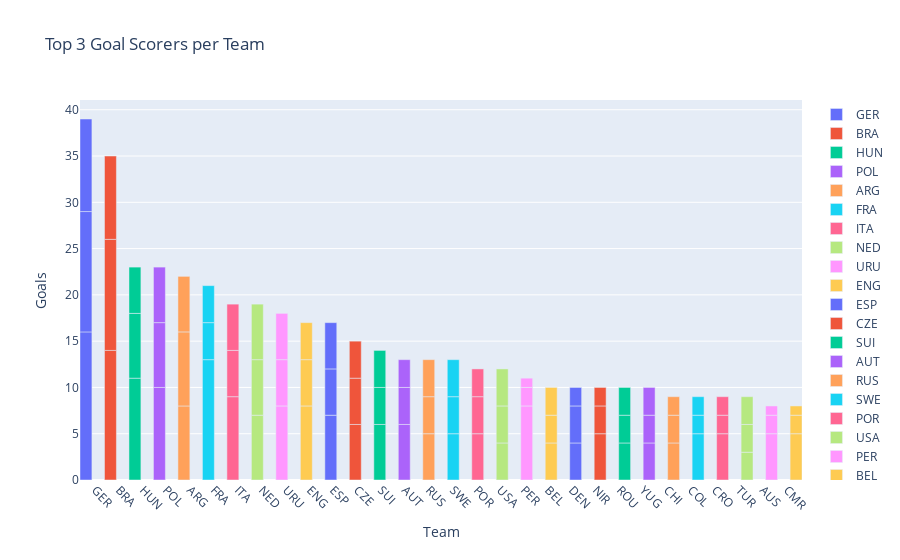

This figure's notebook cell:
### Code cell
player_goals = df_players.groupby(['Team Initials', 'Player Name'])['Goals'].sum().reset_index()

# Selecting the top three goal scorers for each team
top_scorers = player_goals.groupby('Team Initials').apply(lambda x: x.nlargest(3, 'Goals')).reset_index(drop=True)

# Grouping the top scorers by team and aggregating the goals
team_scorers = top_scorers.groupby('Team Initials').apply(
    lambda x: {'Player Name': x['Player Name'].tolist(), 'Goals': x['Goals'].tolist()}).to_dict()

# Sorting teams based on total goals
sorted_teams = sorted(team_scorers.keys(), key=lambda x: sum(team_scorers[x]['Goals']), reverse=True)

# Limiting the number of teams to display
num_teams = 30 # Choose the desired number of teams to display
limited_teams = sorted_teams[:num_teams]

# Creating the bar chart
data = []
for team in limited_teams:
    scorers = team_scorers[team]
    hover_text = []
    for name, goals in zip(scorers['Player Name'], scorers['Goals']):
        hover_text.append(f"Player Name: {name}<br>Goals: {goals}")
    data.append(go.Bar(x=[team]*3, y=scorers['Goals'], name=team, hovertext=hover_text,textposition="none", width=0.5))

layout = go.Layout(barmode='group', title='Top 3 Goal Scorers per Team', xaxis={'title': 'Team'}, yaxis={'title': 'Goals'})
fig = go.Figure(data=data, layout=layout)
fig.update_layout(xaxis_tickangle=45)
# Configure hover mode and tooltip behavior
fig.update_traces(hovertemplate='%{hovertext}')

# Displaying the interactive chart
fig.show()

### Figure 1 — Plotly figure (JSON) as saved in the notebook; plotly's stock layout.template omitted (floating-point values rounded to 4 significant figures)
{"data": [{"hovertemplate": "%{hovertext}", "hovertext": ["Player Name: KLOSE<br>Goals: 16", "Player Name: Gerd MUELLER<br>Goals: 13", "Player Name: Helmut RAHN<br>Goals: 10"], "name": "GER", "textposition": "none", "type": "bar", "width": 0.5, "x": ["GER", "GER", "GER"], "y": [16, 13, 10]}, {"hovertemplate": "%{hovertext}", "hovertext": ["Player Name: RONALDO<br>Goals: 14", "Player Name: PEL� (Edson Arantes do Nascimento)<br>Goals: 12", "Player Name: JAIRZINHO<br>Goals: 9"], "name": "BRA", "textposition": "none", "type": "bar", "width": 0.5, "x": ["BRA", "BRA", "BRA"], "y": [14, 12, 9]}, {"hovertemplate": "%{hovertext}", "hovertext": ["Player Name: Sandor KOCSIS<br>Goals: 11", "Player Name: Lajos TICHY<br>Goals: 7", "Player Name: Gyorgy SAROSI<br>Goals: 5"], "name": "HUN", "textposition": "none", "type": "bar", "width": 0.5, "x": ["HUN", "HUN", "HUN"], "y": [11, 7, 5]}, {"hovertemplate": "%{hovertext}", "hovertext": ["Player Name: Grzegorz LATO<br>Goals: 10", "Player Name: Andrzej SZARMACH<br>Goals: 7", "Player Name: Zbigniew BONIEK<br>Goals: 6"], "name": "POL", "textposition": "none", "type": "bar", "width": 0.5, "x": ["POL", "POL", "POL"], "y": [10, 7, 6]}, {"hovertemplate": "%{hovertext}", "hovertext": ["Player Name: Diego MARADONA<br>Goals: 8", "Player Name: Guillermo STABILE<br>Goals: 8", "Player Name: Mario KEMPES<br>Goals: 6"], "name": "ARG", "textposition": "none", "type": "bar", "width": 0.5, "x": ["ARG", "ARG", "ARG"], "y": [8, 8, 6]}, {"hovertemplate": "%{hovertext}", "hovertext": ["Player Name: Just FONTAINE<br>Goals: 13", "Player Name: Dominique ROCHETEAU<br>Goals: 4", "Player Name: Michel PLATINI<br>Goals: 4"], "name": "FRA", "textposition": "none", "type": "bar", "width": 0.5, "x": ["FRA", "FRA", "FRA"], "y": [13, 4, 4]}, {"hovertemplate": "%{hovertext}", "hovertext": ["Player Name: Paolo ROSSI<br>Goals: 9", "Player Name: Christian VIERI<br>Goals: 5", "Player Name: Salvatore SCHILLACI<br>Goals: 5"], "name": "ITA", "textposition": "none", "type": "bar", "width": 0.5, "x": ["ITA", "ITA", "ITA"], "y": [9, 5, 5]}, {"hovertemplate": "%{hovertext}", "hovertext": ["Player Name: Johnny REP<br>Goals: 7", "Player Name: ROBBEN<br>Goals: 6", "Player Name: SNEIJDER<br>Goals: 6"], "name": "NED", "textposition": "none", "type": "bar", "width": 0.5, "x": ["NED", "NED", "NED"], "y": [7, 6, 6]}, {"hovertemplate": "%{hovertext}", "hovertext": ["Player Name: Oscar MIGUEZ<br>Goals: 8", "Player Name: Juan SCHIAFFINO<br>Goals: 5", "Player Name: Pedro CEA<br>Goals: 5"], "name": "URU", "textposition": "none", "type": "bar", "width": 0.5, "x": ["URU", "URU", "URU"], "y": [8, 5, 5]}, {"hovertemplate": "%{hovertext}", "hovertext": ["Player Name: Gary LINEKER<br>Goals: 8", "Player Name: Geoff HURST<br>Goals: 5", "Player Name: Bobby CHARLTON<br>Goals: 4"], "name": "ENG", "textposition": "none", "type": "bar", "width": 0.5, "x": ["ENG", "ENG", "ENG"], "y": [8, 5, 4]}, {"hovertemplate": "%{hovertext}", "hovertext": ["Player Name: DAVID VILLA<br>Goals: 7", "Player Name: MORIENTES<br>Goals: 5", "Player Name: RAUL<br>Goals: 5"], "name": "ESP", "textposition": "none", "type": "bar", "width": 0.5, "x": ["ESP", "ESP", "ESP"], "y": [7, 5, 5]}, {"hovertemplate": "%{hovertext}", "hovertext": ["Player Name: Oldrich NEJEDLY<br>Goals: 6", "Player Name: Tomas SKUHRAVY<br>Goals: 5", "Player Name: Zdenek ZIKAN<br>Goals: 4"], "name": "CZE", "textposition": "none", "type": "bar", "width": 0.5, "x": ["CZE", "CZE", "CZE"], "y": [6, 5, 4]}, {"hovertemplate": "%{hovertext}", "hovertext": ["Player Name: Sepp HUEGI<br>Goals: 6", "Player Name: Andre ABEGGLEN<br>Goals: 4", "Player Name: Robert BALLAMAN<br>Goals: 4"], "name": "SUI", "textposition": "none", "type": "bar", "width": 0.5, "x": ["SUI", "SUI", "SUI"], "y": [6, 4, 4]}, {"hovertemplate": "%{hovertext}", "hovertext": ["Player Name: Erich PROBST<br>Goals: 6", "Player Name: Hans KRANKL<br>Goals: 4", "Player Name: Alfred KOERNER<br>Goals: 3"], "name": "AUT", "textposition": "none", "type": "bar", "width": 0.5, "x": ["AUT", "AUT", "AUT"], "y": [6, 4, 3]}, {"hovertemplate": "%{hovertext}", "hovertext": ["Player Name: Valentin IVANOV<br>Goals: 5", "Player Name: Anatoly BISHOVETS<br>Goals: 4", "Player Name: Igor CHISLENKO<br>Goals: 4"], "name": "RUS", "textposition": "none", "type": "bar", "width": 0.5, "x": ["RUS", "RUS", "RUS"], "y": [5, 4, 4]}, {"hovertemplate": "%{hovertext}", "hovertext": ["Player Name: Kennet ANDERSSON<br>Goals: 5", "Player Name: Agne SIMONSSON<br>Goals: 4", "Player Name: Kurt HAMRIN<br>Goals: 4"], "name": "SWE", "textposition": "none", "type": "bar", "width": 0.5, "x": ["SWE", "SWE", "SWE"], "y": [5, 4, 4]}, {"hovertemplate": "%{hovertext}", "hovertext": ["Player Name: EUSEBIO (Eusebio da Silva Ferreira)<br>Goals: 5", "Player Name: PAULETA<br>Goals: 4", "Player Name: JOSE AUGUSTO<br>Goals: 3"], "name": "POR", "textposition": "none", "type": "bar", "width": 0.5, "x": ["POR", "POR", "POR"], "y": [5, 4, 3]}, {"hovertemplate": "%{hovertext}", "hovertext": ["Player Name: Bert PATENAUDE<br>Goals: 4", "Player Name: DEMPSEY<br>Goals: 4", "Player Name: DONOVAN<br>Goals: 4"], "name": "USA", "textposition": "none", "type": "bar", "width": 0.5, "x": ["USA", "USA", "USA"], "y": [4, 4, 4]}, {"hovertemplate": "%{hovertext}", "hovertext": ["Player Name: Teofilo CUBILLAS<br>Goals: 8", "Player Name: Alberto GALLARDO<br>Goals: 2", "Player Name: Cesar CUETO<br>Goals: 1"], "name": "PER", "textposition": "none", "type": "bar", "width": 0.5, "x": ["PER", "PER", "PER"], "y": [8, 2, 1]}, {"hovertemplate": "%{hovertext}", "hovertext": ["Player Name: Jan CEULEMANS<br>Goals: 4", "Player Name: Enzo SCIFO<br>Goals: 3", "Player Name: Leopold ANOUL<br>Goals: 3"], "name": "BEL", "textposition": "none", "type": "bar", "width": 0.5, "x": ["BEL", "BEL", "BEL"], "y": [4, 3, 3]}, {"hovertemplate": "%{hovertext}", "hovertext": ["Player Name: Preben ELKJAER LARSEN<br>Goals: 4", "Player Name: TOMASSON<br>Goals: 4", "Player Name: LAUDRUP B.<br>Goals: 2"], "name": "DEN", "textposition": "none", "type": "bar", "width": 0.5, "x": ["DEN", "DEN", "DEN"], "y": [4, 4, 2]}, {"hovertemplate": "%{hovertext}", "hovertext": ["Player Name: Peter McPARLAND<br>Goals: 5", "Player Name: Gerry ARMSTRONG<br>Goals: 3", "Player Name: Billy HAMILTON<br>Goals: 2"], "name": "NIR", "textposition": "none", "type": "bar", "width": 0.5, "x": ["NIR", "NIR", "NIR"], "y": [5, 3, 2]}, {"hovertemplate": "%{hovertext}", "hovertext": ["Player Name: Florin RADUCIOIU<br>Goals: 4", "Player Name: HAGI<br>Goals: 3", "Player Name: Stefan DOBAY<br>Goals: 3"], "name": "ROU", "textposition": "none", "type": "bar", "width": 0.5, "x": ["ROU", "ROU", "ROU"], "y": [4, 3, 3]}, {"hovertemplate": "%{hovertext}", "hovertext": ["Player Name: Drazen JERKOVIC<br>Goals: 4", "Player Name: Dusan BAJEVIC<br>Goals: 3", "Player Name: Ivica BEK<br>Goals: 3"], "name": "YUG", "textposition": "none", "type": "bar", "width": 0.5, "x": ["YUG", "YUG", "YUG"], "y": [4, 3, 3]}, {"hovertemplate": "%{hovertext}", "hovertext": ["Player Name: Marcelo SALAS<br>Goals: 4", "Player Name: Leonel SANCHEZ<br>Goals: 3", "Player Name: ALEXIS<br>Goals: 2"], "name": "CHI", "textposition": "none", "type": "bar", "width": 0.5, "x": ["CHI", "CHI", "CHI"], "y": [4, 3, 2]}, {"hovertemplate": "%{hovertext}", "hovertext": ["Player Name: JAMES<br>Goals: 5", "Player Name: Bernardo REDIN<br>Goals: 2", "Player Name: JACKSON M.<br>Goals: 2"], "name": "COL", "textposition": "none", "type": "bar", "width": 0.5, "x": ["COL", "COL", "COL"], "y": [5, 2, 2]}, {"hovertemplate": "%{hovertext}", "hovertext": ["Player Name: Davor SUKER<br>Goals: 5", "Player Name: MAND�UKI?<br>Goals: 2", "Player Name: PERI�I?<br>Goals: 2"], "name": "CRO", "textposition": "none", "type": "bar", "width": 0.5, "x": ["CRO", "CRO", "CRO"], "y": [5, 2, 2]}, {"hovertemplate": "%{hovertext}", "hovertext": ["Player Name: Buhran SARGUN<br>Goals: 3", "Player Name: ILHAN MANSIZ<br>Goals: 3", "Player Name: Suat MAMAT<br>Goals: 3"], "name": "TUR", "textposition": "none", "type": "bar", "width": 0.5, "x": ["TUR", "TUR", "TUR"], "y": [3, 3, 3]}, {"hovertemplate": "%{hovertext}", "hovertext": ["Player Name: CAHILL<br>Goals: 5", "Player Name: HOLMAN<br>Goals: 2", "Player Name: ALOISI<br>Goals: 1"], "name": "AUS", "textposition": "none", "type": "bar", "width": 0.5, "x": ["AUS", "AUS", "AUS"], "y": [5, 2, 1]}, {"hovertemplate": "%{hovertext}", "hovertext": ["Player Name: Roger MILLA<br>Goals: 5", "Player Name: MBOMA<br>Goals: 2", "Player Name: David EMBE<br>Goals: 1"], "name": "CMR", "textposition": "none", "type": "bar", "width": 0.5, "x": ["CMR", "CMR", "CMR"], "y": [5, 2, 1]}], "layout": {"barmode": "group", "title": {"text": "Top 3 Goal Scorers per Team"}, "xaxis": {"tickangle": 45, "title": {"text": "Team"}}, "yaxis": {"title": {"text": "Goals"}}}}
